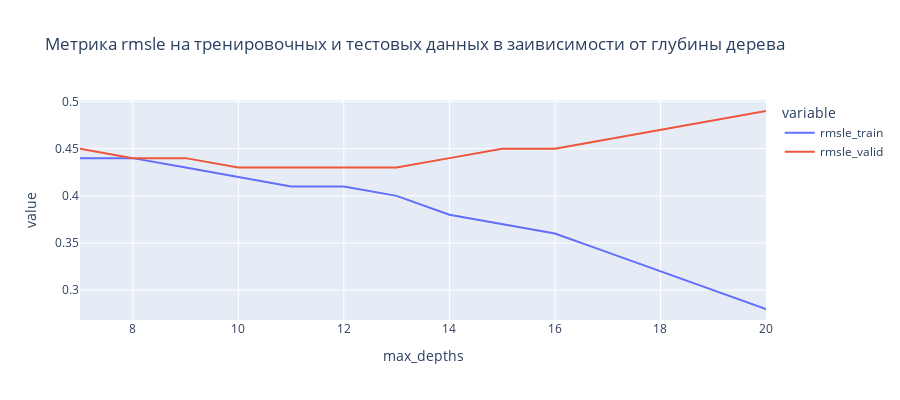

Source (notebook cell):
### Code cell
rmsle_df = pd.DataFrame({'max_depths': rmsle_train_dict.keys(),
              'rmsle_train':rmsle_train_dict.values(), 
              'rmsle_valid':rmsle_valid_dict.values()},)
# построим графики метрики на тренировочных и валидационных данных
fig = px.line(
    data_frame=rmsle_df,
    x='max_depths',
    y=['rmsle_train', 'rmsle_valid'],
    height=400,
    width=900,
    title='Метрика rmsle на тренировочных и тестовых данных в заивисимости от глубины дерева' 
)
fig.show()

### Figure 1 — Plotly figure (JSON) as saved in the notebook; plotly's stock layout.template omitted (floating-point values rounded to 4 significant figures)
{"data": [{"hovertemplate": "variable=rmsle_train<br>max_depths=%{x}<br>value=%{y}<extra></extra>", "legendgroup": "rmsle_train", "line": {"color": "#636efa", "dash": "solid"}, "marker": {"symbol": "circle"}, "mode": "lines", "name": "rmsle_train", "orientation": "v", "showlegend": true, "type": "scatter", "x": [7, 8, 9, 10, 11, 12, 13, 14, 15, 16, 17, 18, 19, 20], "xaxis": "x", "y": [0.44, 0.44, 0.43, 0.42, 0.41, 0.41, 0.4, 0.38, 0.37, 0.36, 0.34, 0.32, 0.3, 0.28], "yaxis": "y"}, {"hovertemplate": "variable=rmsle_valid<br>max_depths=%{x}<br>value=%{y}<extra></extra>", "legendgroup": "rmsle_valid", "line": {"color": "#EF553B", "dash": "solid"}, "marker": {"symbol": "circle"}, "mode": "lines", "name": "rmsle_valid", "orientation": "v", "showlegend": true, "type": "scatter", "x": [7, 8, 9, 10, 11, 12, 13, 14, 15, 16, 17, 18, 19, 20], "xaxis": "x", "y": [0.45, 0.44, 0.44, 0.43, 0.43, 0.43, 0.43, 0.44, 0.45, 0.45, 0.46, 0.47, 0.48, 0.49], "yaxis": "y"}], "layout": {"height": 400, "legend": {"title": {"text": "variable"}, "tracegroupgap": 0}, "title": {"text": "Метрика rmsle на тренировочных и тестовых данных в заивисимости от глубины дерева"}, "width": 900, "xaxis": {"anchor": "y", "domain": [0, 1], "title": {"text": "max_depths"}}, "yaxis": {"anchor": "x", "domain": [0, 1], "title": {"text": "value"}}}}
